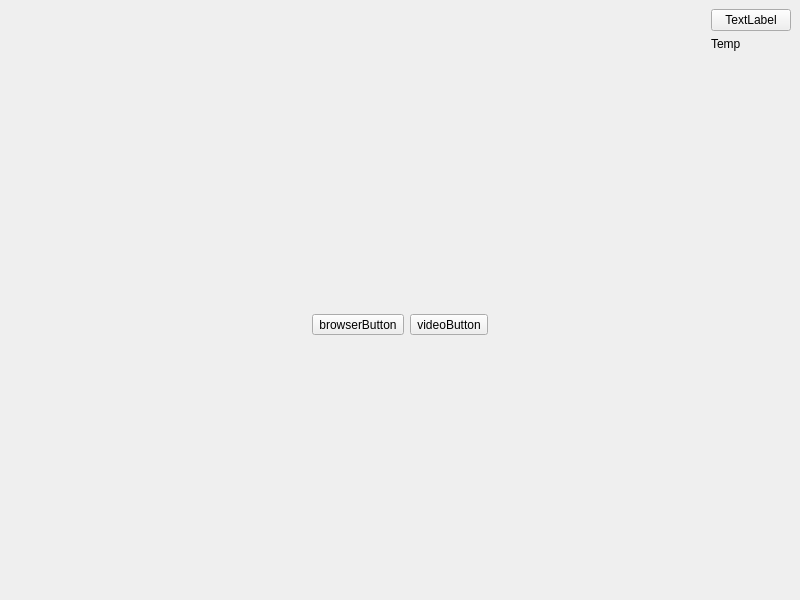
<?xml version="1.0" encoding="UTF-8"?>
<ui version="4.0">
 <class>MainWindow</class>
 <widget class="QMainWindow" name="MainWindow">
  <property name="geometry">
   <rect>
    <x>0</x>
    <y>0</y>
    <width>800</width>
    <height>600</height>
   </rect>
  </property>
  <property name="windowTitle">
   <string>MainWindow</string>
  </property>
  <widget class="QWidget" name="centralwidget">
   <layout class="QGridLayout" name="gridLayout">
    <item row="0" column="0">
     <layout class="QHBoxLayout" name="horizontalLayout_3">
      <item>
       <widget class="QPushButton" name="sysButton">
        <property name="text">
         <string/>
        </property>
        <property name="iconSize">
         <size>
          <width>64</width>
          <height>64</height>
         </size>
        </property>
        <property name="flat">
         <bool>true</bool>
        </property>
       </widget>
      </item>
      <item>
       <spacer name="horizontalSpacer">
        <property name="orientation">
         <enum>Qt::Horizontal</enum>
        </property>
        <property name="sizeHint" stdset="0">
         <size>
          <width>40</width>
          <height>20</height>
         </size>
        </property>
       </spacer>
      </item>
      <item>
       <layout class="QHBoxLayout" name="horizontalLayout">
        <item>
         <widget class="QLabel" name="weatherIcon">
          <property name="text">
           <string>     </string>
          </property>
         </widget>
        </item>
        <item>
         <layout class="QVBoxLayout" name="verticalLayout">
          <item>
           <widget class="QPushButton" name="timeWidget">
            <property name="text">
             <string>TextLabel</string>
            </property>
           </widget>
          </item>
          <item>
           <widget class="QLabel" name="tempLabel">
            <property name="text">
             <string>Temp</string>
            </property>
           </widget>
          </item>
         </layout>
        </item>
       </layout>
      </item>
     </layout>
    </item>
    <item row="1" column="0">
     <spacer name="verticalSpacer">
      <property name="orientation">
       <enum>Qt::Vertical</enum>
      </property>
      <property name="sizeHint" stdset="0">
       <size>
        <width>20</width>
        <height>229</height>
       </size>
      </property>
     </spacer>
    </item>
    <item row="2" column="0">
     <layout class="QHBoxLayout" name="horizontalLayout_4">
      <item>
       <spacer name="horizontalSpacer_3">
        <property name="orientation">
         <enum>Qt::Horizontal</enum>
        </property>
        <property name="sizeHint" stdset="0">
         <size>
          <width>40</width>
          <height>20</height>
         </size>
        </property>
       </spacer>
      </item>
      <item>
       <layout class="QHBoxLayout" name="horizontalLayout_2">
        <item>
         <widget class="QToolButton" name="browserButton">
          <property name="text">
           <string>browserButton</string>
          </property>
         </widget>
        </item>
        <item>
         <widget class="QToolButton" name="videoButton">
          <property name="text">
           <string>videoButton</string>
          </property>
         </widget>
        </item>
       </layout>
      </item>
      <item>
       <spacer name="horizontalSpacer_2">
        <property name="orientation">
         <enum>Qt::Horizontal</enum>
        </property>
        <property name="sizeHint" stdset="0">
         <size>
          <width>40</width>
          <height>20</height>
         </size>
        </property>
       </spacer>
      </item>
     </layout>
    </item>
    <item row="3" column="0">
     <spacer name="verticalSpacer_2">
      <property name="orientation">
       <enum>Qt::Vertical</enum>
      </property>
      <property name="sizeHint" stdset="0">
       <size>
        <width>20</width>
        <height>228</height>
       </size>
      </property>
     </spacer>
    </item>
   </layout>
  </widget>
  <widget class="QMenuBar" name="menubar">
   <property name="geometry">
    <rect>
     <x>0</x>
     <y>0</y>
     <width>800</width>
     <height>18</height>
    </rect>
   </property>
  </widget>
 </widget>
 <resources/>
 <connections/>
</ui>
